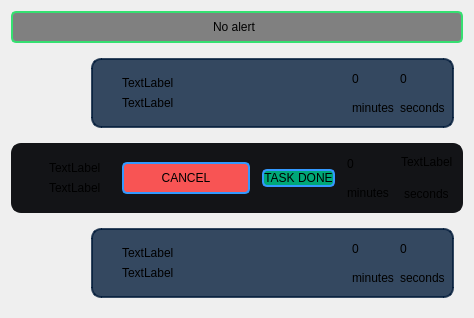
                           <widget class="QWidget" name="row_1_col_2_container" native="true">
                            <property name="sizePolicy">
                             <sizepolicy hsizetype="Expanding" vsizetype="Preferred">
                              <horstretch>0</horstretch>
                              <verstretch>0</verstretch>
                             </sizepolicy>
                            </property>
                            <property name="styleSheet">
                             <string notr="true">QWidget#row_1_col_2_container{
    border: 2px solid rgba(40, 44, 52, 255);
    border-radius: 10px;
	background-color: rgba(33, 37, 43, 255);
};</string>
                            </property>
                            <layout class="QVBoxLayout" name="row_1_col_2_VBox_2">
                             <item>
                              <widget class="QWidget" name="alert_container_3" native="true">
                               <property name="maximumSize">
                                <size>
                                 <width>16777215</width>
                                 <height>50</height>
                                </size>
                               </property>
                               <property name="styleSheet">
                                <string notr="true">QWidget#alert_container_3 {
    border: 2px solid #36DF71;
    border-radius: 5px;
    background-color: rgba(51, 51, 51, 150);
}
</string>
                               </property>
                               <layout class="QHBoxLayout" name="alert_container_4">
                                <property name="leftMargin">
                                 <number>20</number>
                                </property>
                                <property name="rightMargin">
                                 <number>75</number>
                                </property>
                                <item alignment="Qt::AlignmentFlag::AlignLeft">
                                 <widget class="QLabel" name="alert_icon_2">
                                  <property name="text">
                                   <string/>
                                  </property>
                                  <property name="pixmap">
                                   <pixmap resource="resources.qrc">:/icons/images/icons/cil-thumb-up.png</pixmap>
                                  </property>
                                 </widget>
                                </item>
                                <item>
                                 <widget class="QLabel" name="alert_label_2">
                                  <property name="styleSheet">
                                   <string notr="true">font: 500 16pt &quot;JetBrains Mono&quot;;</string>
                                  </property>
                                  <property name="text">
                                   <string>No alert</string>
                                  </property>
                                 </widget>
                                </item>
                               </layout>
                              </widget>
                             </item>
                             <item>
                              <widget class="QWidget" name="previous_task_container_4" native="true">
                               <layout class="QHBoxLayout" name="previous_task_container_5">
                                <property name="leftMargin">
                                 <number>50</number>
                                </property>
                                <item>
                                 <spacer name="horizontalSpacer_3">
                                  <property name="orientation">
                                   <enum>Qt::Orientation::Horizontal</enum>
                                  </property>
                                  <property name="sizeType">
                                   <enum>QSizePolicy::Policy::Fixed</enum>
                                  </property>
                                  <property name="sizeHint" stdset="0">
                                   <size>
                                    <width>30</width>
                                    <height>20</height>
                                   </size>
                                  </property>
                                 </spacer>
                                </item>
                                <item>
                                 <widget class="QWidget" name="previous_task_container_6" native="true">
                                  <property name="styleSheet">
                                   <string notr="true">QWidget#previous_task_container_6{
border: 2px solid rgba(0, 26, 56, 200);
border-radius: 10px;
background-color: rgba(0, 26, 56, 200);}</string>
                                  </property>
                                  <layout class="QHBoxLayout" name="horizontalLayout_10">
                                   <item>
                                    <widget class="QLabel" name="p_t_prog_widget_2">
                                     <property name="maximumSize">
                                      <size>
                                       <width>40</width>
                                       <height>40</height>
                                      </size>
                                     </property>
                                     <property name="text">
                                      <string/>
                                     </property>
                                     <property name="pixmap">
                                      <pixmap resource="resources.qrc">:/images/images/images/TARS.png</pixmap>
                                     </property>
                                     <property name="scaledContents">
                                      <bool>true</bool>
                                     </property>
                                    </widget>
                                   </item>
                                   <item>
                                    <widget class="QWidget" name="previous_task_container" native="true">
                                     <property name="sizePolicy">
                                      <sizepolicy hsizetype="MinimumExpanding" vsizetype="Preferred">
                                       <horstretch>0</horstretch>
                                       <verstretch>0</verstretch>
                                      </sizepolicy>
                                     </property>
                                     <property name="maximumSize">
                                      <size>
                                       <width>600</width>
                                       <height>16777215</height>
                                      </size>
                                     </property>
                                     <layout class="QVBoxLayout" name="p_t_container_2">
                                      <item>
                                       <widget class="QLabel" name="p_t_2">
                                        <property name="styleSheet">
                                         <string notr="true">font: 500 12pt &quot;JetBrains Mono&quot;;</string>
                                        </property>
                                        <property name="text">
                                         <string>TextLabel</string>
                                        </property>
                                        <property name="wordWrap">
                                         <bool>true</bool>
                                        </property>
                                       </widget>
                                      </item>
                                      <item>
                                       <widget class="QLabel" name="p_g_2">
                                        <property name="styleSheet">
                                         <string notr="true">font: 300 12pt &quot;JetBrains Mono&quot;;</string>
                                        </property>
                                        <property name="text">
                                         <string>TextLabel</string>
                                        </property>
                                        <property name="wordWrap">
                                         <bool>true</bool>
                                        </property>
                                       </widget>
                                      </item>
                                     </layout>
                                    </widget>
                                   </item>
                                   <item>
                                    <layout class="QVBoxLayout" name="p_t_m_container_2">
                                     <item>
                                      <widget class="QLabel" name="p_t_m_value_2">
                                       <property name="styleSheet">
                                        <string notr="true">font: 500 16pt &quot;JetBrains Mono&quot;;</string>
                                       </property>
                                       <property name="text">
                                        <string>0</string>
                                       </property>
                                      </widget>
                                     </item>
                                     <item alignment="Qt::AlignmentFlag::AlignHCenter">
                                      <widget class="QLabel" name="p_t_m_unit_2">
                                       <property name="styleSheet">
                                        <string notr="true">font: 300 12pt &quot;JetBrains Mono&quot;;</string>
                                       </property>
                                       <property name="text">
                                        <string>minutes</string>
                                       </property>
                                      </widget>
                                     </item>
                                    </layout>
                                   </item>
                                   <item>
                                    <layout class="QVBoxLayout" name="p_t_s_container_2">
                                     <item>
                                      <widget class="QLabel" name="p_t_s_value_2">
                                       <property name="styleSheet">
                                        <string notr="true">font: 500 16pt &quot;JetBrains Mono&quot;;</string>
                                       </property>
                                       <property name="text">
                                        <string>0</string>
                                       </property>
                                      </widget>
                                     </item>
                                     <item alignment="Qt::AlignmentFlag::AlignHCenter">
                                      <widget class="QLabel" name="p_t_s_unit_2">
                                       <property name="styleSheet">
                                        <string notr="true">font: 300 12pt &quot;JetBrains Mono&quot;;</string>
                                       </property>
                                       <property name="text">
                                        <string>seconds</string>
                                       </property>
                                      </widget>
                                     </item>
                                    </layout>
                                   </item>
                                  </layout>
                                 </widget>
                                </item>
                               </layout>
                              </widget>
                             </item>
                             <item>
                              <widget class="QWidget" name="current_task_container_3" native="true">
                               <property name="styleSheet">
                                <string notr="true">QWidget#current_task_container_3{
    border: 2px solid rgba(19, 20, 23, 255);
    border-radius: 10px;
    background-color: rgba(19, 20, 23, 255);  /* The last value is alpha */
}
</string>
                               </property>
                               <layout class="QHBoxLayout" name="current_task_container_4">
                                <property name="spacing">
                                 <number>12</number>
                                </property>
                                <property name="leftMargin">
                                 <number>10</number>
                                </property>
                                <property name="rightMargin">
                                 <number>10</number>
                                </property>
                                <item>
                                 <widget class="QLabel" name="c_t_prog_widget_2">
                                  <property name="maximumSize">
                                   <size>
                                    <width>50</width>
                                    <height>50</height>
                                   </size>
                                  </property>
                                  <property name="text">
                                   <string/>
                                  </property>
                                  <property name="pixmap">
                                   <pixmap resource="resources.qrc">:/images/images/images/TARS.png</pixmap>
                                  </property>
                                  <property name="scaledContents">
                                   <bool>true</bool>
                                  </property>
                                 </widget>
                                </item>
                                <item>
                                 <widget class="QWidget" name="current_task_container" native="true">
                                  <property name="sizePolicy">
                                   <sizepolicy hsizetype="Expanding" vsizetype="Preferred">
                                    <horstretch>0</horstretch>
                                    <verstretch>0</verstretch>
                                   </sizepolicy>
                                  </property>
                                  <property name="maximumSize">
                                   <size>
                                    <width>500</width>
                                    <height>16777215</height>
                                   </size>
                                  </property>
                                  <layout class="QVBoxLayout" name="c_t_container_2">
                                   <item>
                                    <widget class="QLabel" name="c_t_2">
                                     <property name="styleSheet">
                                      <string notr="true">font: 500 12pt &quot;JetBrains Mono&quot;;</string>
                                     </property>
                                     <property name="text">
                                      <string>TextLabel</string>
                                     </property>
                                     <property name="textFormat">
                                      <enum>Qt::TextFormat::AutoText</enum>
                                     </property>
                                     <property name="wordWrap">
                                      <bool>true</bool>
                                     </property>
                                    </widget>
                                   </item>
                                   <item>
                                    <widget class="QLabel" name="c_g_2">
                                     <property name="styleSheet">
                                      <string notr="true">font: 300 12pt &quot;JetBrains Mono&quot;;</string>
                                     </property>
                                     <property name="text">
                                      <string>TextLabel</string>
                                     </property>
                                     <property name="wordWrap">
                                      <bool>true</bool>
                                     </property>
                                    </widget>
                                   </item>
                                  </layout>
                                 </widget>
                                </item>
                                <item>
                                 <widget class="QPushButton" name="cancel_task_button_2">
                                  <property name="minimumSize">
                                   <size>
                                    <width>128</width>
                                    <height>32</height>
                                   </size>
                                  </property>
                                  <property name="maximumSize">
                                   <size>
                                    <width>150</width>
                                    <height>16777215</height>
                                   </size>
                                  </property>
                                  <property name="styleSheet">
                                   <string notr="true">    border: 2px solid #3399ff;
    border-radius: 5px;
    background-color: rgba(248, 84, 84, 255);
font: 600 16pt &quot;JetBrains Mono&quot;;</string>
                                  </property>
                                  <property name="text">
                                   <string>CANCEL</string>
                                  </property>
                                  <property name="icon">
                                   <iconset theme="QIcon::ThemeIcon::ProcessStop"/>
                                  </property>
                                 </widget>
                                </item>
                                <item>
                                 <widget class="QPushButton" name="task_done_button">
                                  <property name="styleSheet">
                                   <string notr="true">    border: 2px solid #3399ff;
    border-radius: 5px;
    background-color: rgba(0, 168, 120, 255);
font: 600 16pt &quot;JetBrains Mono&quot;;</string>
                                  </property>
                                  <property name="text">
                                   <string>TASK DONE</string>
                                  </property>
                                  <property name="icon">
                                   <iconset theme="QIcon::ThemeIcon::MailReplySender"/>
                                  </property>
                                 </widget>
                                </item>
                                <item>
                                 <layout class="QVBoxLayout" name="c_t_m_container_2">
                                  <property name="spacing">
                                   <number>6</number>
                                  </property>
                                  <item>
                                   <widget class="QLabel" name="c_t_m_value_2">
                                    <property name="styleSheet">
                                     <string notr="true">font: 500 16pt &quot;JetBrains Mono&quot;;</string>
                                    </property>
                                    <property name="text">
                                     <string>0</string>
                                    </property>
                                   </widget>
                                  </item>
                                  <item alignment="Qt::AlignmentFlag::AlignHCenter">
                                   <widget class="QLabel" name="c_t_m_unit_2">
                                    <property name="styleSheet">
                                     <string notr="true">font: 300 12pt &quot;JetBrains Mono&quot;;</string>
                                    </property>
                                    <property name="text">
                                     <string>minutes</string>
                                    </property>
                                   </widget>
                                  </item>
                                 </layout>
                                </item>
                                <item>
                                 <layout class="QVBoxLayout" name="c_t_s_container_2">
                                  <item>
                                   <widget class="QLabel" name="c_t_s_value_2">
                                    <property name="styleSheet">
                                     <string notr="true">font: 500 16pt &quot;JetBrains Mono&quot;;</string>
                                    </property>
                                    <property name="text">
                                     <string>TextLabel</string>
                                    </property>
                                   </widget>
                                  </item>
                                  <item alignment="Qt::AlignmentFlag::AlignHCenter">
                                   <widget class="QLabel" name="c_t_s_unit_2">
                                    <property name="styleSheet">
                                     <string notr="true">font: 300 12pt &quot;JetBrains Mono&quot;;</string>
                                    </property>
                                    <property name="text">
                                     <string>seconds</string>
                                    </property>
                                   </widget>
                                  </item>
                                 </layout>
                                </item>
                               </layout>
                              </widget>
                             </item>
                             <item>
                              <widget class="QWidget" name="next_task_container_4" native="true">
                               <layout class="QHBoxLayout" name="next_task_container_5">
                                <property name="leftMargin">
                                 <number>50</number>
                                </property>
                                <item>
                                 <spacer name="horizontalSpacer_4">
                                  <property name="orientation">
                                   <enum>Qt::Orientation::Horizontal</enum>
                                  </property>
                                  <property name="sizeType">
                                   <enum>QSizePolicy::Policy::Fixed</enum>
                                  </property>
                                  <property name="sizeHint" stdset="0">
                                   <size>
                                    <width>30</width>
                                    <height>20</height>
                                   </size>
                                  </property>
                                 </spacer>
                                </item>
                                <item>
                                 <widget class="QWidget" name="next_task_container_6" native="true">
                                  <property name="styleSheet">
                                   <string notr="true">QWidget#next_task_container_6{
border: 2px solid rgba(0, 26, 56, 200);
border-radius: 10px;
background-color: rgba(0, 26, 56, 200);}</string>
                                  </property>
                                  <layout class="QHBoxLayout" name="horizontalLayout_13">
                                   <item>
                                    <widget class="QLabel" name="n_t_prog_widget_2">
                                     <property name="maximumSize">
                                      <size>
                                       <width>40</width>
                                       <height>40</height>
                                      </size>
                                     </property>
                                     <property name="text">
                                      <string/>
                                     </property>
                                     <property name="pixmap">
                                      <pixmap resource="resources.qrc">:/images/images/images/TARS.png</pixmap>
                                     </property>
                                     <property name="scaledContents">
                                      <bool>true</bool>
                                     </property>
                                    </widget>
                                   </item>
                                   <item>
                                    <widget class="QWidget" name="next_task_container" native="true">
                                     <property name="sizePolicy">
                                      <sizepolicy hsizetype="MinimumExpanding" vsizetype="Preferred">
                                       <horstretch>0</horstretch>
                                       <verstretch>0</verstretch>
                                      </sizepolicy>
                                     </property>
                                     <property name="maximumSize">
                                      <size>
                                       <width>600</width>
                                       <height>16777215</height>
                                      </size>
                                     </property>
                                     <layout class="QVBoxLayout" name="n_t_container_2">
                                      <item>
                                       <widget class="QLabel" name="n_t_label_2">
                                        <property name="styleSheet">
                                         <string notr="true">font: 500 12pt &quot;JetBrains Mono&quot;;</string>
                                        </property>
                                        <property name="text">
                                         <string>TextLabel</string>
                                        </property>
                                        <property name="wordWrap">
                                         <bool>true</bool>
                                        </property>
                                       </widget>
                                      </item>
                                      <item>
                                       <widget class="QLabel" name="n_g_label_2">
                                        <property name="styleSheet">
                                         <string notr="true">font: 300 12pt &quot;JetBrains Mono&quot;;</string>
                                        </property>
                                        <property name="text">
                                         <string>TextLabel</string>
                                        </property>
                                        <property name="wordWrap">
                                         <bool>true</bool>
                                        </property>
                                       </widget>
                                      </item>
                                     </layout>
                                    </widget>
                                   </item>
                                   <item>
                                    <layout class="QVBoxLayout" name="n_t_m_container_2">
                                     <item>
                                      <widget class="QLabel" name="n_t_m_value_2">
                                       <property name="styleSheet">
                                        <string notr="true">font: 500 16pt &quot;JetBrains Mono&quot;;</string>
                                       </property>
                                       <property name="text">
                                        <string>0</string>
                                       </property>
                                      </widget>
                                     </item>
                                     <item alignment="Qt::AlignmentFlag::AlignHCenter">
                                      <widget class="QLabel" name="n_t_m_unit_2">
                                       <property name="styleSheet">
                                        <string notr="true">font: 300 12pt &quot;JetBrains Mono&quot;;</string>
                                       </property>
                                       <property name="text">
                                        <string>minutes</string>
                                       </property>
                                      </widget>
                                     </item>
                                    </layout>
                                   </item>
                                   <item>
                                    <layout class="QVBoxLayout" name="n_t_s_container_2">
                                     <item>
                                      <widget class="QLabel" name="n_t_s_value_2">
                                       <property name="styleSheet">
                                        <string notr="true">font: 500 16pt &quot;JetBrains Mono&quot;;</string>
                                       </property>
                                       <property name="text">
                                        <string>0</string>
                                       </property>
                                      </widget>
                                     </item>
                                     <item alignment="Qt::AlignmentFlag::AlignHCenter">
                                      <widget class="QLabel" name="n_t_s_unit_2">
                                       <property name="styleSheet">
                                        <string notr="true">font: 300 12pt &quot;JetBrains Mono&quot;;</string>
                                       </property>
                                       <property name="text">
                                        <string>seconds</string>
                                       </property>
                                      </widget>
                                     </item>
                                    </layout>
                                   </item>
                                  </layout>
                                 </widget>
                                </item>
                               </layout>
                              </widget>
                             </item>
                            </layout>
                           </widget>
